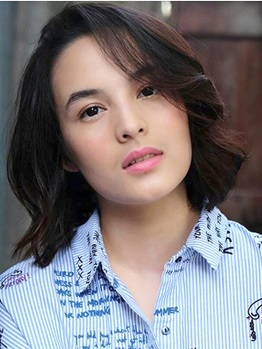
#> input picture Gambar/chelsea - rgb.jpg, 262 x 349 px, found by its file name
$ python image_penskalaan2.py
#> lines starting #> are read from the running program, lines starting #| are printed output that depends on the picture
import cv2
import numpy as np

#baca image
citra = cv2.imread("C:/Users/Aldi Triwijaya/Documents/kuliah/semester 3/pengolahan citra digital praktik/Gambar/chelsea - rgb.jpg")
#> citra is the input picture: shape (349, 262, 3); mean B, G, R 121.3, 118.2, 123.1

#baca ukuran citra
jum_baris = len(citra[:])
#> jum_baris = 349
jum_kolom = len(citra[0,:])
#> jum_kolom = 262

#tampilkan citra awal
cv2.imshow('citra awal', citra)

#inisialisasi faktor penskalaan
faktor_skala = 1.8      #faktor skala > 1: zoom in, faktor skala < 1: zoom out

#buat matrix zero untuk menampung gambar hasil translasi
jum_baris_baru = round(faktor_skala * jum_baris)
#> jum_baris_baru = 628
jum_kolom_baru = round(faktor_skala * jum_kolom)
#> jum_kolom_baru = 472
citra_skala = np.zeros((jum_baris_baru, jum_kolom_baru, 3))      #angka 3 menyatakan 3 channel RGB

for brs_baru in range(jum_baris_baru):
    for klm_baru in range(jum_kolom_baru):
        #cek posisi brs dan klm pixel pada citra awal
        brs = int(brs_baru / faktor_skala)
        klm = int(klm_baru / faktor_skala)

        #isi pixel pada citra baru (citra skala)
        citra_skala[brs_baru, klm_baru] = citra[brs, klm]
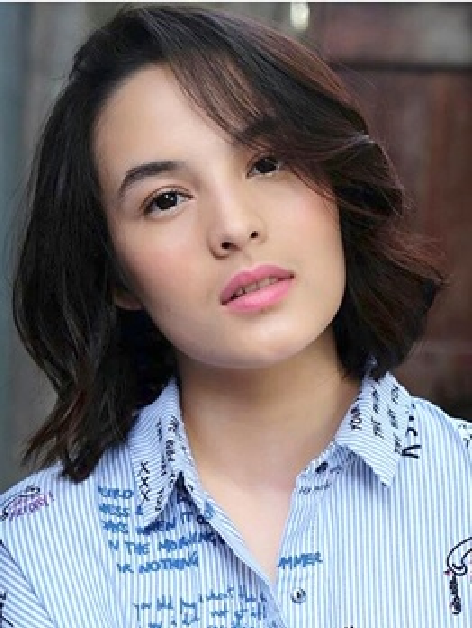
#> citra_skala: shape (628, 472, 3) float64; mean B, G, R 121.2, 118.1, 123

#konversi citra_penskalaan menjadi uint8
citra_skala = citra_skala.astype(np.uint8)

#tampilkan citra hasil penskalaan
cv2.imshow("citra setelah penskalaan", citra_skala)

#tunggu hingga user menekan sembarang tombol
cv2.waitKey()
